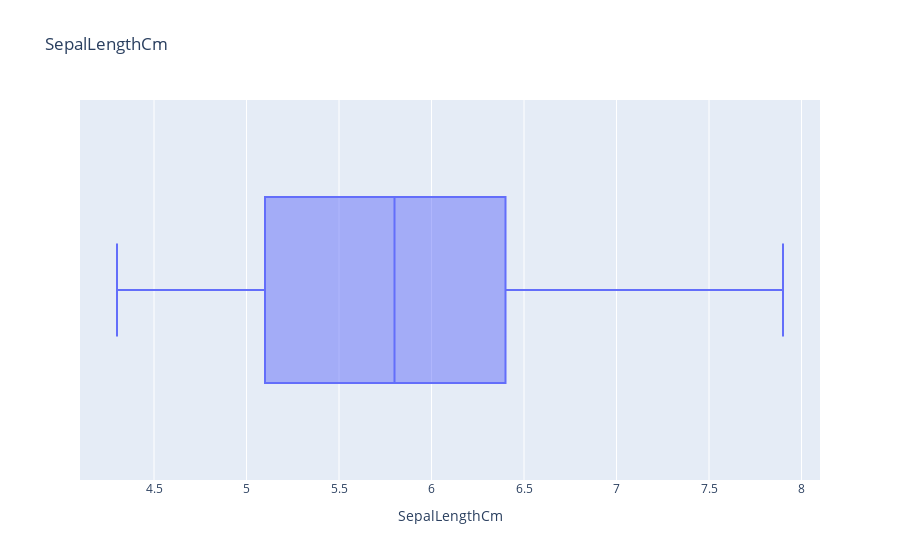
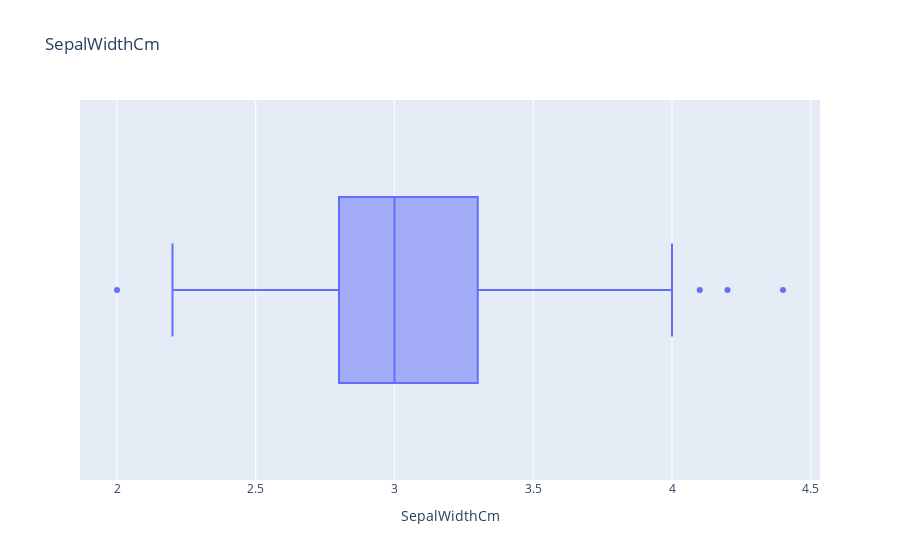
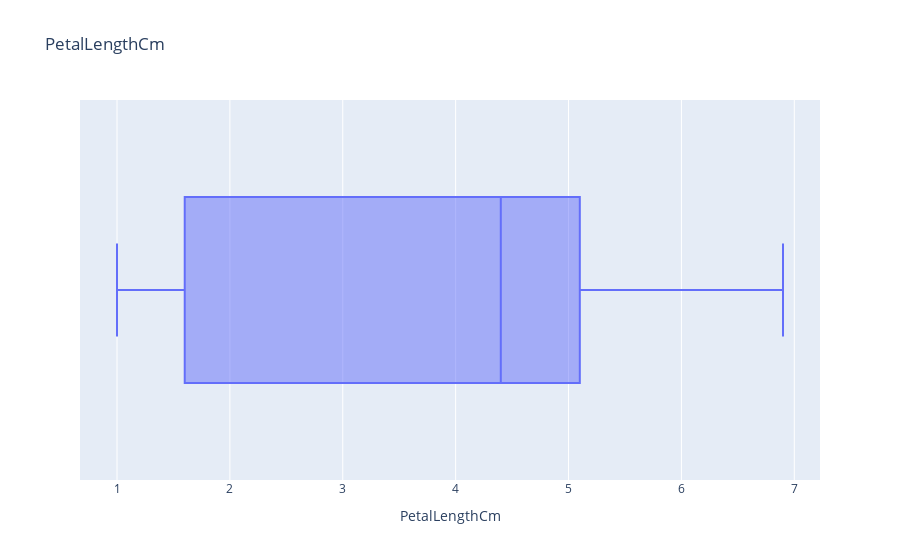
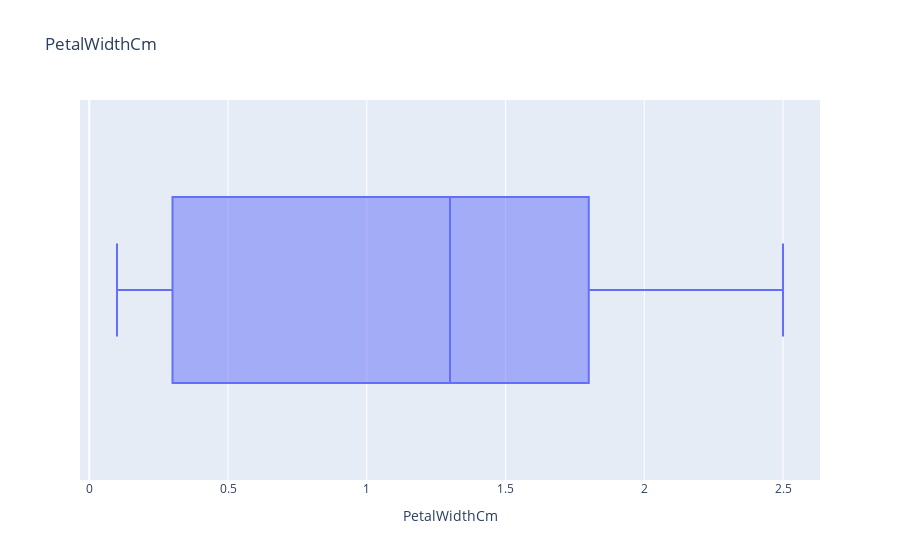

The notebook cell saved with these charts, in order:
### Markdown cell above
# Handling outliers

### Code cell
l=['SepalLengthCm','SepalWidthCm','PetalLengthCm', 'PetalWidthCm']
for i in l:
    px.box(df, x=df[i],title= i).show()

### Figure 1 — Plotly figure (JSON) as saved in the notebook; plotly's stock layout.template omitted (floating-point values rounded to 4 significant figures; data arrays with more than 128 entries replaced by an {"elided": "..."} marker saying what was removed)
{"data": [{"alignmentgroup": "True", "hovertemplate": "SepalLengthCm=%{x}<extra></extra>", "legendgroup": "", "marker": {"color": "#636efa"}, "name": "", "notched": false, "offsetgroup": "", "orientation": "h", "showlegend": false, "type": "box", "x": {"elided": "147 float values"}, "x0": " ", "xaxis": "x", "y0": " ", "yaxis": "y"}], "layout": {"boxmode": "group", "legend": {"tracegroupgap": 0}, "title": {"text": "SepalLengthCm"}, "xaxis": {"anchor": "y", "domain": [0, 1], "title": {"text": "SepalLengthCm"}}, "yaxis": {"anchor": "x", "domain": [0, 1]}}}

### Figure 2 — Plotly figure (JSON) as saved in the notebook; plotly's stock layout.template omitted (floating-point values rounded to 4 significant figures; data arrays with more than 128 entries replaced by an {"elided": "..."} marker saying what was removed)
{"data": [{"alignmentgroup": "True", "hovertemplate": "SepalWidthCm=%{x}<extra></extra>", "legendgroup": "", "marker": {"color": "#636efa"}, "name": "", "notched": false, "offsetgroup": "", "orientation": "h", "showlegend": false, "type": "box", "x": {"elided": "147 float values"}, "x0": " ", "xaxis": "x", "y0": " ", "yaxis": "y"}], "layout": {"boxmode": "group", "legend": {"tracegroupgap": 0}, "title": {"text": "SepalWidthCm"}, "xaxis": {"anchor": "y", "domain": [0, 1], "title": {"text": "SepalWidthCm"}}, "yaxis": {"anchor": "x", "domain": [0, 1]}}}

### Figure 3 — Plotly figure (JSON) as saved in the notebook; plotly's stock layout.template omitted (floating-point values rounded to 4 significant figures; data arrays with more than 128 entries replaced by an {"elided": "..."} marker saying what was removed)
{"data": [{"alignmentgroup": "True", "hovertemplate": "PetalLengthCm=%{x}<extra></extra>", "legendgroup": "", "marker": {"color": "#636efa"}, "name": "", "notched": false, "offsetgroup": "", "orientation": "h", "showlegend": false, "type": "box", "x": {"elided": "147 float values"}, "x0": " ", "xaxis": "x", "y0": " ", "yaxis": "y"}], "layout": {"boxmode": "group", "legend": {"tracegroupgap": 0}, "title": {"text": "PetalLengthCm"}, "xaxis": {"anchor": "y", "domain": [0, 1], "title": {"text": "PetalLengthCm"}}, "yaxis": {"anchor": "x", "domain": [0, 1]}}}

### Figure 4 — Plotly figure (JSON) as saved in the notebook; plotly's stock layout.template omitted (floating-point values rounded to 4 significant figures; data arrays with more than 128 entries replaced by an {"elided": "..."} marker saying what was removed)
{"data": [{"alignmentgroup": "True", "hovertemplate": "PetalWidthCm=%{x}<extra></extra>", "legendgroup": "", "marker": {"color": "#636efa"}, "name": "", "notched": false, "offsetgroup": "", "orientation": "h", "showlegend": false, "type": "box", "x": {"elided": "147 float values"}, "x0": " ", "xaxis": "x", "y0": " ", "yaxis": "y"}], "layout": {"boxmode": "group", "legend": {"tracegroupgap": 0}, "title": {"text": "PetalWidthCm"}, "xaxis": {"anchor": "y", "domain": [0, 1], "title": {"text": "PetalWidthCm"}}, "yaxis": {"anchor": "x", "domain": [0, 1]}}}
